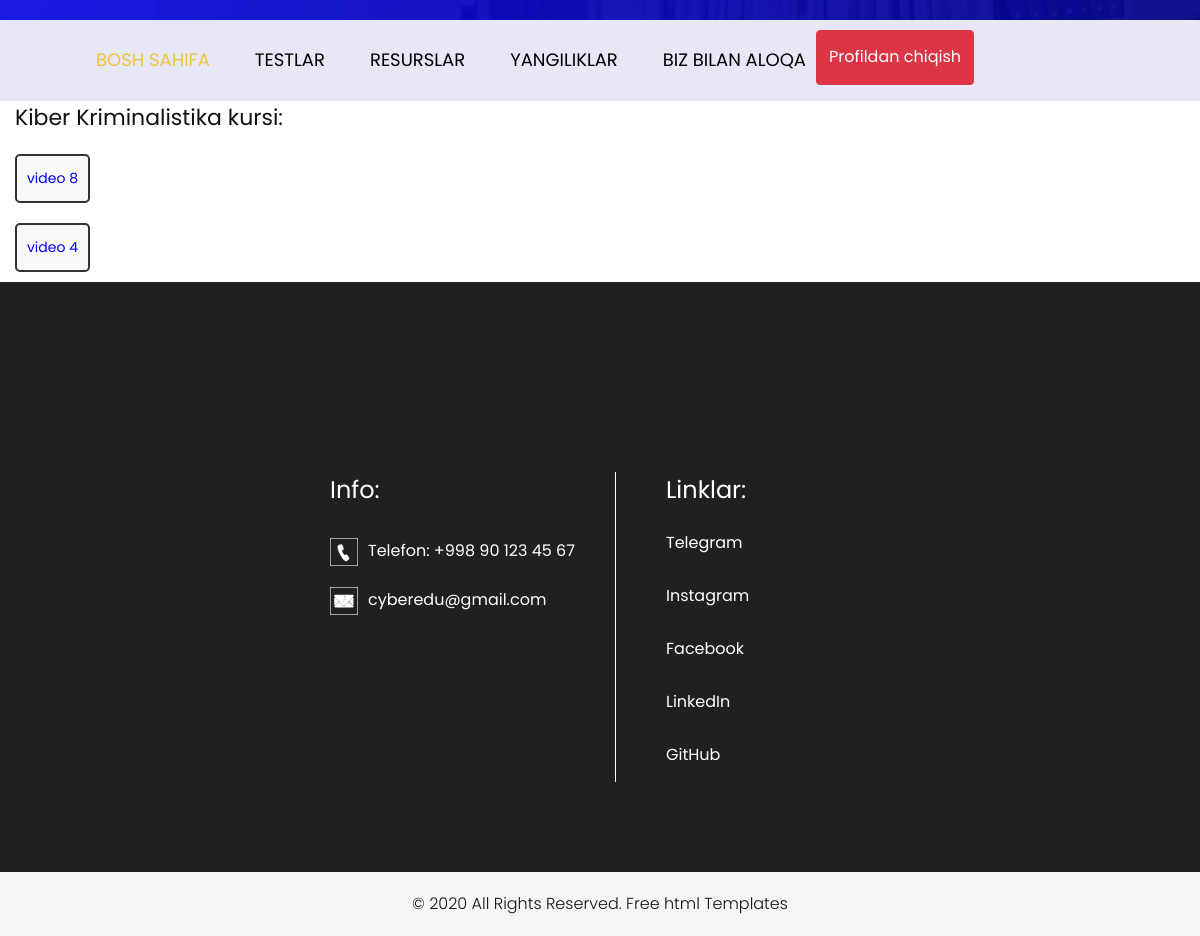
Before: /cyber-criminalistic/ (signed in) with the older database file.
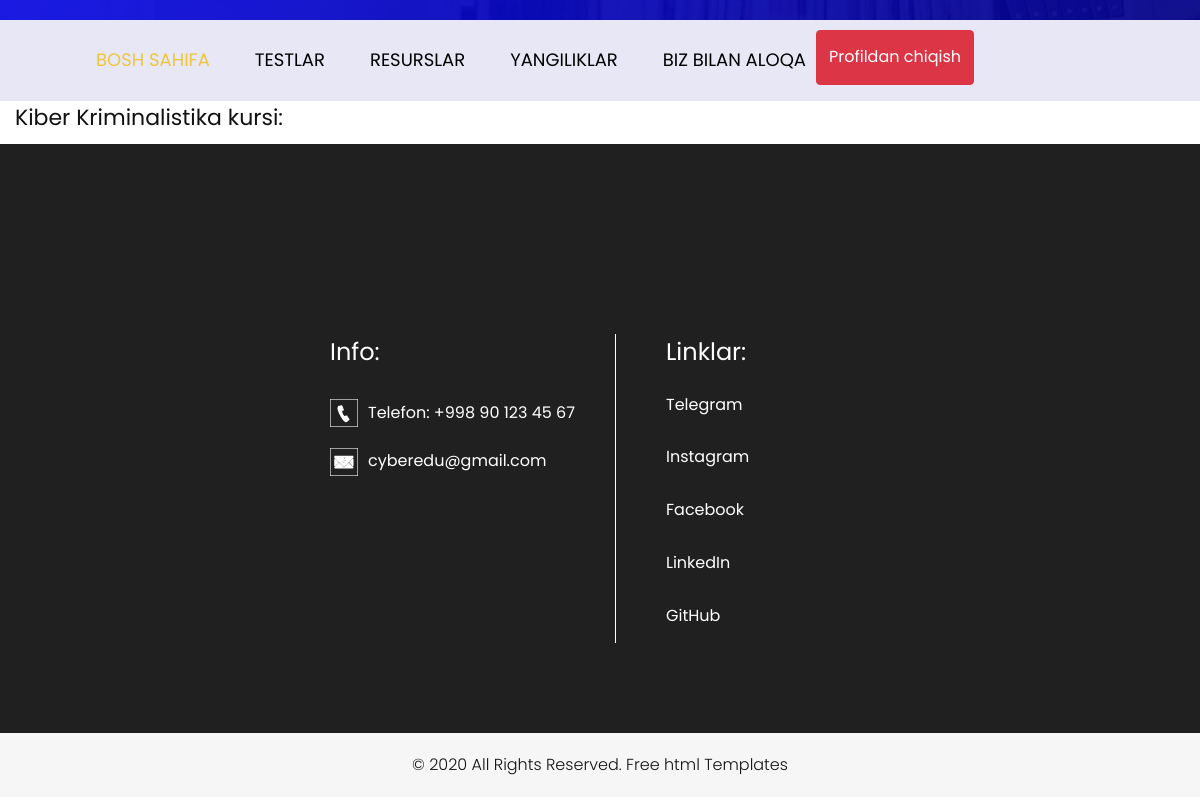
After: the same page with the newer database file.
### videos/models.py (models this page shows, shortened)
class Videos(models.Model):
    class Status(models.TextChoices):
        Draft = 'DF', 'Draft'
        Published = 'PB', 'Published'
    title = models.CharField(max_length=250)
    slug = models.SlugField(max_length=250)
    body = models.TextField()
    video = models.FileField(upload_to='courses/videos')
    category = models.ForeignKey(Category,
                                 on_delete=models.CASCADE
                                 )
    publish_time = models.DateTimeField(default=timezone.now)
    created_time = models.DateTimeField(auto_now_add=True)
    updated_time = models.DateTimeField(auto_now=True)
    status = models.CharField(max_length=2,
                              choices=Status.choices,
                              default=Status.Draft
                              )
    objects = models.Manager()
    published = PublishedManager()
    class Meta:
        ordering = ["-publish_time"]

### videos/views.py (the view)
# urls.py: path('cyber-criminalistic/', CyberCriminalisticView.as_view(), name='cyber_criminalistic_page'),
class CyberCriminalisticView(BaseSubadminView):
    model = Videos
    template_name = 'videos/cyber_criminalistic.html'
    context_object_name = 'cybercriminalistic'
    def get_queryset(self):
        return Videos.objects.filter(
            status=Videos.Status.Published,
            category__name='CyberCriminal'
        )

### videos/views.py (called while the page is built)
    def test_func(self):
        user = self.request.user
        return user.is_active

### templates/videos/cyber_criminalistic.html (shortened to what the changed rows need)
{% load static %}
<!DOCTYPE html>
<html lang="en">
   <head>
      <link rel="stylesheet" type="text/css" href="https://cdnjs.cloudflare.com/ajax/libs/OwlCarousel2/2.0.0-beta.2.4/assets/owl.carousel.min.css" />
      <link rel="stylesheet" type="text/css" href="{% static 'css/bootstrap.min.css' %}">
      <link rel="stylesheet" type="text/css" href="{% static 'css/style.css' %}">
      <link rel="stylesheet" href="{% static 'css/responsive.css' %}">
      <link rel="stylesheet" href="{% static 'css/jquery.mCustomScrollbar.min.css' %}">
      <link rel="stylesheet" href="https://netdna.bootstrapcdn.com/font-awesome/4.0.3/css/font-awesome.css">
      <link rel="stylesheet" href="{% static 'css/owl.carousel.min.css' %}">
      <link rel="stylesheet" href="https://cdnjs.cloudflare.com/ajax/libs/fancybox/2.1.5/jquery.fancybox.min.css" media="screen">
       <link rel="stylesheet" href="https://cdnjs.cloudflare.com/ajax/libs/font-awesome/4.7.0/css/font-awesome.min.css">
   </head>
   <body>
          <div class="row">
            <div class="col-lg-5 col-md-5 col-sm-5">
              <div class="left_content">
                <div class="contact_area">
                  <h2 style="margin-left: 15px;">Kiber Kriminalistika kursi:</h2>
                        {% for video in cybercriminalistic%}
                                <div class="container">
                                    <div class="row">
                                        <div class="video-item">
                                            <a href="{% url 'videos_detail_page' video.pk %}">
                                                <li style="color: blue">{{ video.title }}</li>
                                            </a>
                                        </div>
                                    </div>
                                </div>
                        {% endfor %}
                </div>
              </div>
            </div>
          </div>
   </body>
</html>

Changed rows visible on the page:
removed Videos: title "video 8"
removed Videos: title "video 4"
